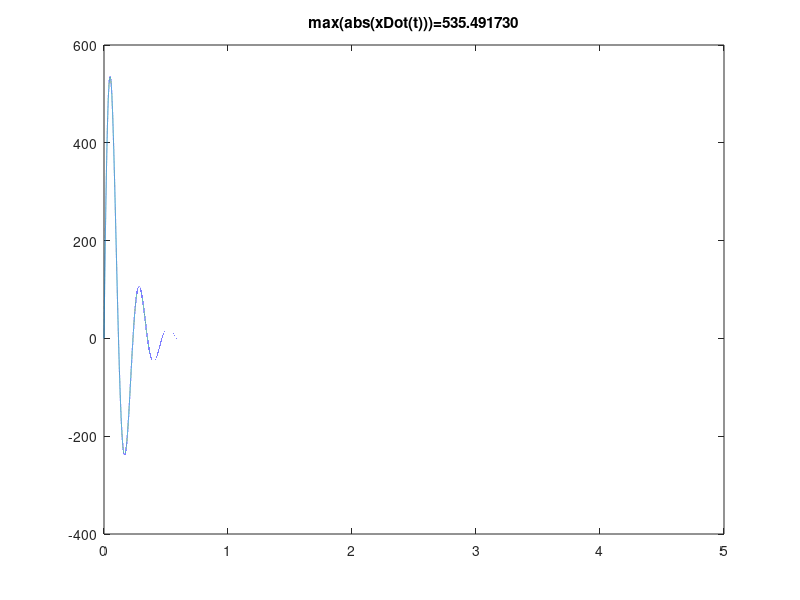
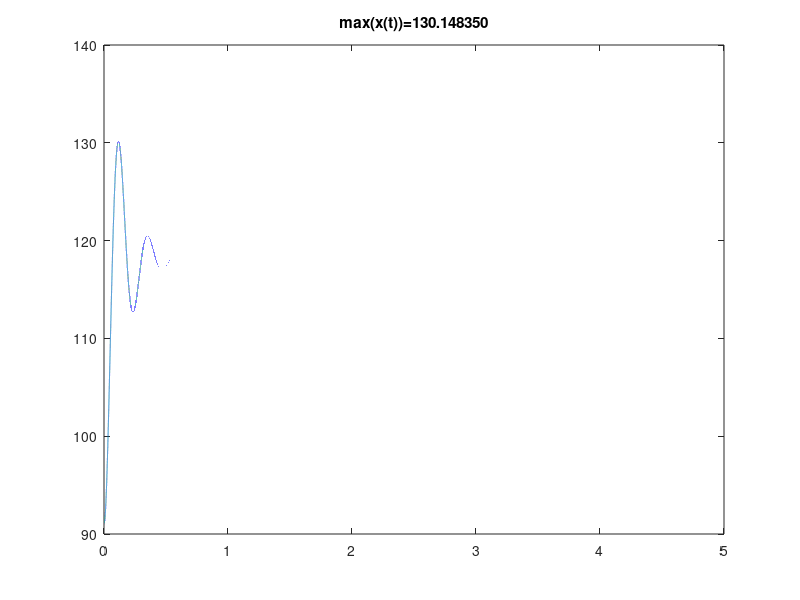

The MATLAB script that drew these images, in order:
m_1 = 211; % kg
m_2 = 295; % kg
k = 390000; % N/m
L0 = 114/1000; % 112 mm to m
b = 7000; % N*s/m
theta = 39*(pi/180); % degrees to rad
g = 9.81;

t = 0;
tEnd = 5;
tDelta = 1e-5;
x = 91/1000; % mm to m
xDot = 0; % m/s
xDotDot = 0;

datapoints_size = ceil(tEnd/tDelta);
tPlot = zeros(datapoints_size, 1);
xPlot = zeros(datapoints_size, 1);
xDotPlot = zeros(datapoints_size, 1);
xDotDotPlot = zeros(datapoints_size, 1);


i = 1;
while t < tEnd
    F_mg_2 = m_2*g;
    F_g = m_1*g*sin(theta);
    F_k = k * (L0-x);
    F_b = b * (-xDot);

    xDotDot = (F_k+F_b+F_mg_2-F_g)/(m_1+m_2);

    xDot = xDot + xDotDot*tDelta;
    x = x + xDot*tDelta;

    tPlot(i) = t;
    xPlot(i) = x*1000; % transform back to mm
    xDotPlot(i) = xDot*1000; % transform back to mm
    xDotDotPlot(i) = xDotDot*1000; % transform back to mm


    t = t + tDelta;
    i = i + 1;
end

plot(tPlot, xDotPlot)
title(sprintf('max(abs(xDot(t)))=%f', max(abs(xDotPlot))));
figure;

plot(tPlot, xPlot)
title(sprintf('max(x(t))=%f', max(xPlot)));


% 465,6032 (med marginen: 9,3121)